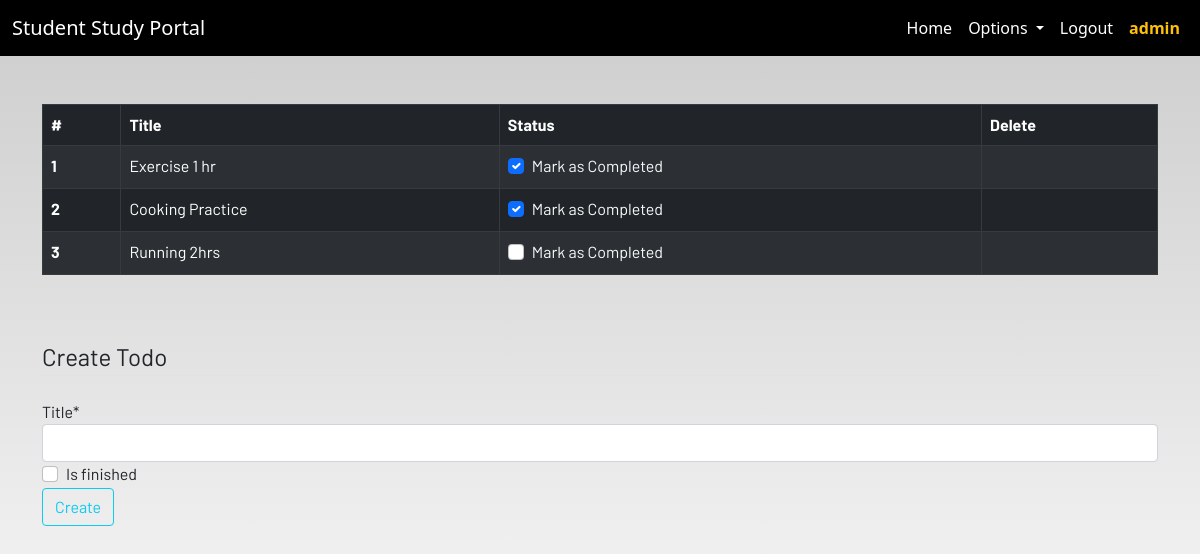
The page /todo/ (signed in) on the database its author committed.
### dashboard/models.py (models this page shows, shortened)
class Todo(models.Model):
    user = models.ForeignKey(User , on_delete=models.CASCADE)
    title = models.CharField(max_length = 100)
    is_finished = models.BooleanField(default = False)
    class Meta:
        verbose_name = "Todo"
        verbose_name_plural = "Todo"

### dashboard/views.py (the view)
# urls.py: path("todo/", views.todo, name = "todo"),
@login_required
def todo(request):
    if request.method == "POST":
        form = TodoForm(request.POST)
        if form.is_valid:
            try:
                finished = request.POST["is_finished"]
                if finished == "on":
                    finished = True
                else:
                    finished = False
            except:
                finished = False
            todos = Todo(
                user = request.user,
                title = request.POST["title"],
                is_finished = finished
            )
            todos.save()
            messages.success(request, f"Todos from {request.user.username} is added Successfully")
    else:
        form = TodoForm()
    todo = Todo.objects.filter(user = request.user)
    if len(todo) == 0:
        todos_done = True
    else:
        todos_done = False
    context = {
        "todo":todo,
        "form":form,
        "todos_done":todos_done
    }
    return render(request, "dashboard/todo.html", context)

### dashboard/forms.py
class TodoForm(forms.ModelForm):
    class Meta:
        model = Todo
        fields = ["title", "is_finished"]

### dashboard/templates/dashboard/todo.html (shortened to what this page needs)
{% extends 'dashboard/base.html' %}
{% load static %}
{% block content %}
{% load crispy_forms_tags %}
<div class="container">
    {% if todos_done == False %}
    <table class="table table-striped table-bordered table-hover table-dark">
        <thead>
            <tr>
                <th scope="col">#</th>
                <th scope="col">Title</th>
                <th scope="col">Status</th>
                <th scope="col">Delete</th>
            </tr>
        </thead>
        <tbody>
            {% for i in todo%}
            <tr>
                <th scope="row">{{forloop.counter}}</th>
                <td>{{i.title}}</td>
                <td>
                    <a href="/update_todo/{{i.id}}/">
                        <div class="form-check">
                            {% if i.is_finished == True%}
                            <input class="form-check-input" type="checkbox" value="" checked>
                            {% else %}
                            <input class="form-check-input" type="checkbox" value="">
                            {% endif %}
                            <label class="form-check-label text-light" for="flexCheckDefault">
                                Mark as Completed
                            </label>
                        </div>
                    </a>
                </td>
                <td><a href="/delete_todo/{{i.id}}/"></a></td>
            </tr>
            {% endfor %}
        </tbody>
    </table>
    {% else %}
    <h4>All tasks have been done!! create to add more</h4>
    {% endif %}
</div><br><br>
<div class="container">
    <form method="POST">
        <fieldset class="form-group">
            <legend class="border-bottom mb-4">Create Todo</legend>
        </fieldset>
        <form action = "" method = "POST">
            {{form|crispy}}
            <button href="" class="btn btn-outline-info" type="submit">
                Create
            </button>
        </form>
    </form>
</div>
{% endblock content %}

### dashboard/templates/dashboard/base.html (shortened to what this page needs)
<!DOCTYPE html>
{% load static %}
<html lang="en">
<head>
  <link href="https://cdn.jsdelivr.net/npm/bootstrap@5.1.0/dist/css/bootstrap.min.css" rel="stylesheet">
  <link rel="stylesheet" href="{% static 'dashboard/css/main.css' %}" />
</head>
<body>
  <header>
    <nav class="navbar navbar-expand-lg navbar-dark bg-dark">
      <div class="container-fluid">
        <a class="navbar-brand" href="/">Student Study Portal</a>
        <div class="collapse navbar-collapse justify-content-end" id="navbarSupportedContent">
          <ul class="navbar-nav mb-2 mb-lg-0">
            <li class="nav-item">
              <a class="nav-link active" aria-current="page" href="/">Home</a>
            </li>
            {% if request.user.is_authenticated %}
            <li class="nav-item dropdown">
              <a class="nav-link dropdown-toggle active" href="#" id="navbarDropdown" role="button" data-toggle="dropdown"
                aria-haspopup="true" aria-expanded="false">
                Options
              </a>
            </li>
            <li class="nav-item">
              <a class="nav-link active" href="/logout/">Logout</a>
            </li>
            <li class="nav-item fw-bold">
              <a class="nav-link active text-warning" style = "font-weight:600;" aria-current="page" href="">{{request.user}}</a>
            </li>
            {%  endif %}
          </ul>
        </div>
      </div>
    </nav>
  </header>
  <br /><br />
  <main>
    {% block content %}
    {% endblock content %}
  </main>
</body>
</html>

### dashboard/static/dashboard/css/main.css (style rules this page uses)
html { scroll-behavior: smooth; height: 100%; width: 100%; }
main { font-family: Barlow, Quicksand, Rubik, sans-serif, serif, 'Times New Roman', Times, serif !important; }
.navbar { background-color: rgb(0, 0, 0) !important; }
a { text-decoration: none !important; color: black; }
html, body { max-width: 100%; overflow-x: hidden; height: 100%; width: 100%; }
body { background: linear-gradient(rgba(0, 0, 0, 0.2), rgba(255, 255, 255, 0.5)); overflow-x: hidden; background-repeat: no-repeat; }

### rows shown on the page
Todo: title "Exercise 1 hr"
Todo: title "Cooking Practice"
Todo: title "Running 2hrs"

### other values the page prints
{{ request.user }} "admin"
